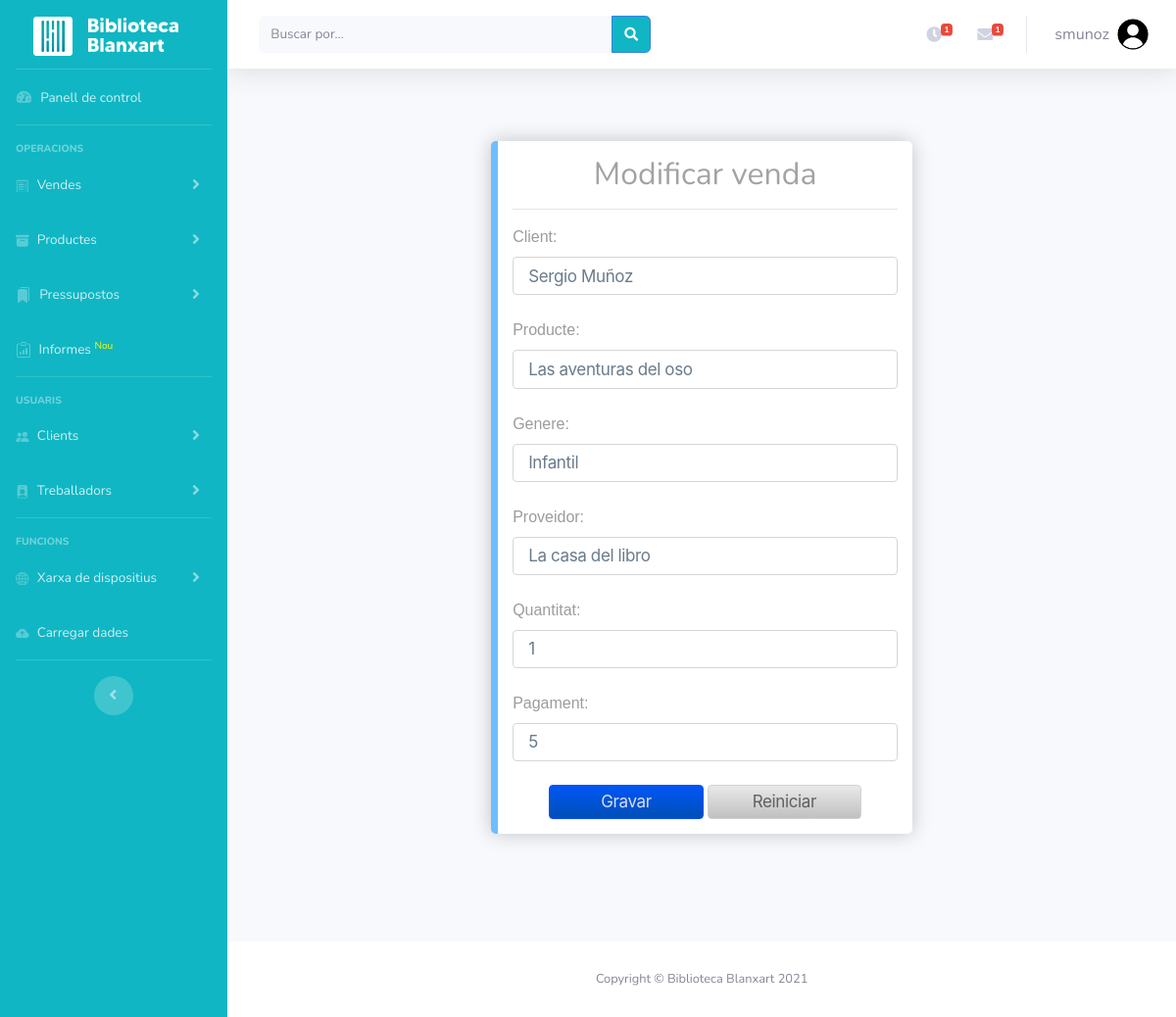
The app's page /modificar_venda.php?usuari=1 (signed in) with its own data.
### tables this page shows
CREATE TABLE tb_operacions (
    id_operacio INT PRIMARY KEY AUTO_INCREMENT, 
    nom_i_cognom VARCHAR(50), 
    nom VARCHAR(50), 
    genere VARCHAR(10), 
    proveidor VARCHAR(50), 
    quantitat VARCHAR(10), 
    preu VARCHAR(10)
);

### modificar_venda.php (the view, shortened to what this page needs)
<!DOCTYPE html>
<html lang="cat">
<head>
    <link href="vendor/fontawesome-free/css/all.min.css" rel="stylesheet" type="text/css">
    <link href="css/aso.css" rel="stylesheet">
    <link href="css/sb-admin-2.min.css" rel="stylesheet">
</head>
<body id="page-top">
    <div id="wrapper">
    <?php include("layout/menu-lateral.php"); ?>
<div id="content-wrapper" class="d-flex flex-column">
    <div id="content">
        <?php include("layout/user-logout.php"); ?>
<div id="page-content-wrapper">
    <?php
        require('functions/connector.php');
        $sql="SELECT * FROM tb_operacions WHERE id_operacio=".$_GET["usuari"];
        $result=mysqli_query($dbLink,$sql) or exit(mysqli_connect_error($dbLink));
        $producte=mysqli_fetch_array($result);
        ?>
        <div class="recuadro_menu">
        <h1 class="nou-usuari">Modificar venda</h1>
        <hr>
        <form action=functions/gravar_modificar_venda.php method="POST">
            <label for=nom_i_cognom>Client: </label>
            <input class="form-textbox form-textbox-text" type="text" id=nom_i_cognom name=nom_i_cognom value="<?php echo $producte["nom_i_cognom"]; ?>" size="40"><br><br>
            <label for=nom>Producte: </label>
            <input class="form-textbox form-textbox-text" type="text" id=nom name=nom value="<?php echo $producte["nom"]; ?>" size="40"><br><br>
            <label for=genere>Genere: </label>
            <input class="form-textbox form-textbox-text" type="text" id=genere name=genere value="<?php echo $producte["genere"]; ?>" size="40"><br><br>
            <label for=proveidor>Proveidor: </label>
            <input class="form-textbox form-textbox-text" type="text" id=proveidor name=proveidor value="<?php echo $producte["proveidor"]; ?>" size="40"><br><br>
            <label for=quantitat>Quantitat: </label>
            <input class="form-textbox form-textbox-text" type="text" id=quantitat name=quantitat value="<?php echo $producte["quantitat"]; ?>" size="40"><br><br>
            <label for=preu>Pagament: </label>
            <input class="form-textbox form-textbox-text" type="text" id=preu name=preu value="<?php echo $producte["preu"]; ?>" size="40"><br><br>
            <div align="center">
            <input class="button button-block-info as-tradeupinline-button" type="submit" value="Gravar"/>
            <input class="button-white button-block-petit as-tradeupinline-button" type="reset" value="Reiniciar"/><br>
            </form>
             </div>
        </div>
  </div>
            </div>
<?php include("layout/footer.php"); ?>
</div>
</body>
</html>

### css/aso.css (style rules this page uses)
body { font: 14px sans-serif; }
body { background-image: url("../img/wallpaper.jpg"); font-family: sans-serif; overflow: auto; color: #000000; background-position: center; background-attachment: fixed; background-position: center; background-repeat: no-repeat; background-size: cover; height: 500px; }
.recuadro_menu { background-color: #ffffff; border-radius: 5px 5px 5px 5px; border-style: solid; border-width: 0px 0px 0px 7px; border-color: #239cffa7; box-shadow: 0px 0px 20px 0px rgba(0, 0, 0, 0.22); transition: background 0.5s, border 0.5s, border-radius 0.5s, box-shadow 0.5s; box-sizing: border-box; left: 100px; top: 200px; align-content: center!important; width: 100%; max-width: 430px; padding: 15px; margin: auto; margin-top: 50px; margin-bottom: 110px; }
.button { font-size: 17px; line-height: 1.47059; font-weight: 400; letter-spacing: -.022em; font-family: SF Pro Text,SF Pro Icons,AOS Icons,Helvetica Neue,Helvetica,Arial,sans-serif; background-color: #825700; background: linear-gradient(#f39f14,#947104); border: 1px solid #ad6f18; border-radius: 4px; color: #fff; cursor: pointer; display: inline-block; min-width: 30px; padding: 4px 15px; text-align: center; white-space: nowrap; }
.as-tradeupinline-button { z-index: 1; }
h1 { color: rgb(163, 163, 163); text-align: center; font-size: 45px; }
hr { border-top: 1px solid #3b3b3b; }
label { color: #9c9c9c; font-family: Arial, Helvetica, sans-serif; }
.nou-usuari { font-size: 32px; }
.form-textbox { font-size: 17px; line-height: 1.23543; font-weight: 400; letter-spacing: -.022em; font-family: SF Pro Text,SF Pro Icons,AOS Icons,Helvetica Neue,Helvetica,Arial,sans-serif; display: inline-block; box-sizing: border-box; vertical-align: top; width: 100%; height: 2.3em; padding-left: .94118rem; padding-right: .94118rem; color: #6a7b8a; text-align: left; border: 1px solid #d6d6d6; border-radius: 4px; background: #fffc; }
.button-block-petit { box-sizing: border-box; width: 40%; }
.button-white { font-size: 17px; line-height: 1.47059; font-weight: 400; letter-spacing: -.022em; font-family: SF Pro Text,SF Pro Icons,AOS Icons,Helvetica Neue,Helvetica,Arial,sans-serif; background-color: #c9cbcc; background: linear-gradient(#e9e9e9,#c0c0c0); border: 1px solid rgb(211, 211, 211); border-radius: 4px; color: rgb(97, 97, 97); cursor: pointer; display: inline-block; min-width: 30px; padding: 4px 15px; text-align: center; white-space: nowrap; }
.button-block-info { box-sizing: border-box; width: 40%; font-size: 17px; line-height: 1.47059; font-weight: 400; letter-spacing: -.022em; font-family: SF Pro Text,SF Pro Icons,AOS Icons,Helvetica Neue,Helvetica,Arial,sans-serif; background-color: #0075b9; background: linear-gradient(#0056f5,#004fb6); border: 1px solid rgb(0, 81, 255); border-radius: 4px; color: rgb(241 241 255 / 89%); cursor: pointer; display: inline-block; min-width: 30px; padding: 4px 15px; text-align: center; white-space: nowrap; }

### records on screen
tb_operacions: nom_i_cognom "Sergio Muñoz", nom "Las aventuras del oso", genere "Infantil", proveidor "La casa del libro", quantitat "1", preu "5"

### other values on screen
$_SESSION["usuari"] "smunoz"
